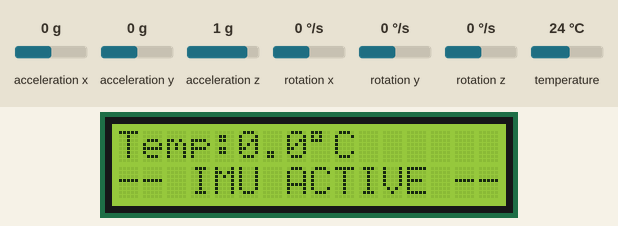
The sketch below on a simulated ESP32. Shown: 16×2 character LCD. Wiring (inferred from the names in the program): MPU-6050 motion sensor at I2C address 0x68. The inputs (shaded band) are chosen by the test bench; at power-on: acceleration x 0 g, rotation y 0 °/s, acceleration y 0 g, acceleration z 1 g, rotation z 0 °/s, rotation x 0 °/s, temperature 24 °C. What the sketch prints to the serial monitor is not drawn.

Above: at 5.9 s.
6.0 s: acceleration x set to -1.4 g
At 8.0 s:
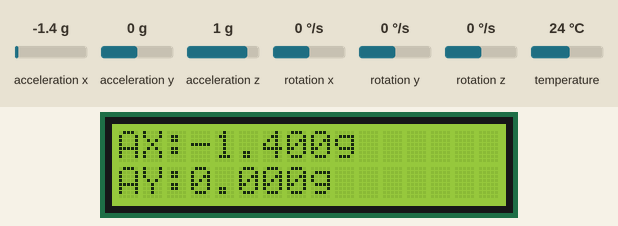
9.0 s: rotation y set to -192 °/s
At 11.2 s:
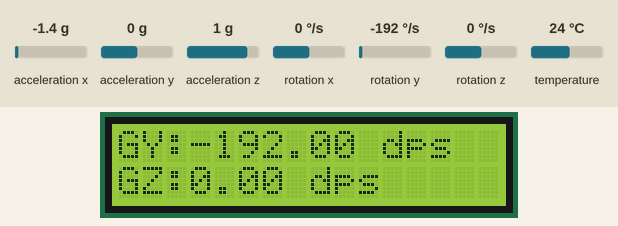
12.0 s: acceleration y set to -1.4 g
15.0 s: acceleration z set to -1.4 g
At 17.7 s:
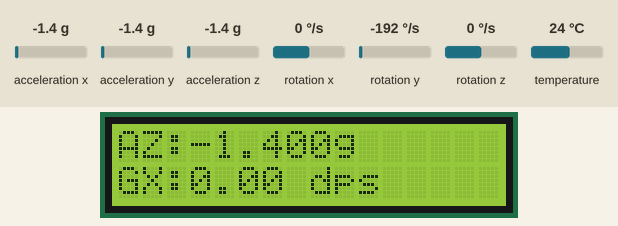
18.0 s: rotation z set to -192 °/s
At 20.0 s:
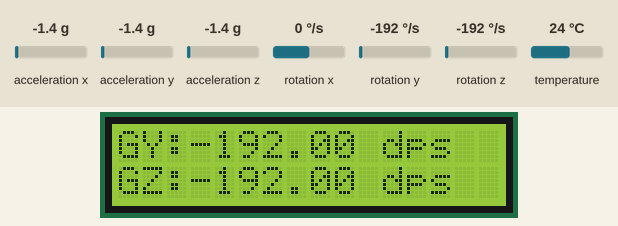
Timing chart, 0 to 21.5 s (numbered marks = the images above; inputs shaded):
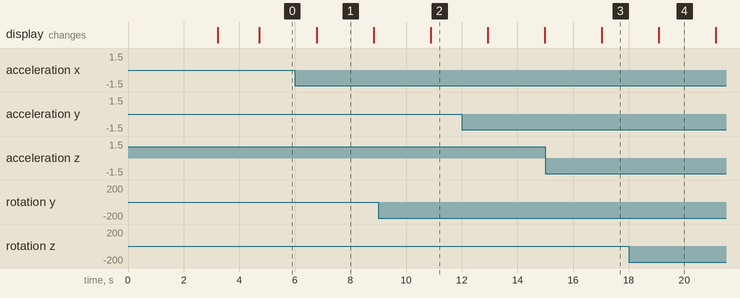

The sketch:

final_imu_sensor_task3.ino
```cpp
#include <Wire.h>
#include <math.h>
#include <LiquidCrystal.h>

const int MPU = 0x68;
LiquidCrystal lcd(15, 2, 4, 23, 18, 19);

const float ACC_SCALE      = 16384.0;
const float GYRO_SCALE     = 131.0;
const float GYRO_THRESHOLD = 0.5;
const float ACC_THRESHOLD  = 0.02;
const int   N              = 500;
const float ROOM_TEMP      = 26.0;

int16_t AX, AY, AZ, GX, GY, GZ, TEMP_RAW;
float temperature, ax, ay, az, gx, gy, gz;
float offsetX = 0, offsetY = 0, offsetZ = 0, tempOffset = 0;

int page = 0;
unsigned long lastSwitch = 0;
const unsigned long PAGE_INTERVAL = 2000;

// ─────────────────────────────────────────
void readIMU() {
  Wire.beginTransmission(MPU);
  Wire.write(0x3B);
  Wire.endTransmission(false);
  Wire.requestFrom(MPU, 8, true);
  AX       = Wire.read() << 8 | Wire.read();
  AY       = Wire.read() << 8 | Wire.read();
  AZ       = Wire.read() << 8 | Wire.read();
  TEMP_RAW = Wire.read() << 8 | Wire.read();

  temperature = ((TEMP_RAW / 340.0) + 36.53) - tempOffset;

  ax = AX / ACC_SCALE;
  ay = AY / ACC_SCALE;
  az = AZ / ACC_SCALE;

  // Dead zone clamp
  ax = (abs(ax) < ACC_THRESHOLD) ? 0.0 : ax;
  ay = (abs(ay) < ACC_THRESHOLD) ? 0.0 : ay;
  // Don't clamp az — it always shows ~1g due to gravity

  Wire.beginTransmission(MPU);
  Wire.write(0x43);
  Wire.endTransmission(false);
  Wire.requestFrom(MPU, 6, true);
  GX = Wire.read() << 8 | Wire.read();
  GY = Wire.read() << 8 | Wire.read();
  GZ = Wire.read() << 8 | Wire.read();

  gx = (GX - offsetX) / GYRO_SCALE;
  gy = (GY - offsetY) / GYRO_SCALE;
  gz = (GZ - offsetZ) / GYRO_SCALE;

  gx = (abs(gx) < GYRO_THRESHOLD) ? 0.0 : gx;
  gy = (abs(gy) < GYRO_THRESHOLD) ? 0.0 : gy;
  gz = (abs(gz) < GYRO_THRESHOLD) ? 0.0 : gz;
}

// ─────────────────────────────────────────
void updateLCD() {
  lcd.clear();
  switch (page) {

    case 0:
      // Page 1 — Temperature
      lcd.setCursor(0, 0);
      lcd.print("Temp:");
      lcd.print(temperature, 1);
      lcd.print((char)223);
      lcd.print("C");
      lcd.setCursor(0, 1);
      lcd.print("-- IMU ACTIVE --");
      break;

    case 1:
      // Page 2 — Accel X and Y
      lcd.setCursor(0, 0);
      lcd.print("AX:");
      lcd.print(ax, 3);
      lcd.print("g");
      lcd.setCursor(0, 1);
      lcd.print("AY:");
      lcd.print(ay, 3);
      lcd.print("g");
      break;

    case 2:
      // Page 3 — Accel Z and Gyro X
      lcd.setCursor(0, 0);
      lcd.print("AZ:");
      lcd.print(az, 3);
      lcd.print("g");
      lcd.setCursor(0, 1);
      lcd.print("GX:");
      lcd.print(gx, 2);
      lcd.print(" dps");
      break;

    case 3:
      // Page 4 — Gyro Y and Z
      lcd.setCursor(0, 0);
      lcd.print("GY:");
      lcd.print(gy, 2);
      lcd.print(" dps");
      lcd.setCursor(0, 1);
      lcd.print("GZ:");
      lcd.print(gz, 2);
      lcd.print(" dps");
      break;
  }
}

// ─────────────────────────────────────────
void setup() {
  Serial.begin(115200);
  Wire.begin(21, 22);
  lcd.begin(16, 2);

  Wire.beginTransmission(MPU);
  Wire.write(0x6B);
  Wire.write(0x00);
  Wire.endTransmission(true);

  lcd.print("Calibrating...");

  long sumX = 0, sumY = 0, sumZ = 0;
  float tempSum = 0;

  for (int i = 0; i < N; i++) {
    Wire.beginTransmission(MPU);
    Wire.write(0x43);
    Wire.endTransmission(false);
    Wire.requestFrom(MPU, 6, true);
    GX = Wire.read() << 8 | Wire.read();
    GY = Wire.read() << 8 | Wire.read();
    GZ = Wire.read() << 8 | Wire.read();
    sumX += GX;
    sumY += GY;
    sumZ += GZ;

    Wire.beginTransmission(MPU);
    Wire.write(0x41);
    Wire.endTransmission(false);
    Wire.requestFrom(MPU, 2, true);
    TEMP_RAW = Wire.read() << 8 | Wire.read();
    tempSum += (TEMP_RAW / 340.0) + 36.53;

    delay(5);
  }

  offsetX    = sumX / (float)N;
  offsetY    = sumY / (float)N;
  offsetZ    = sumZ / (float)N;
  tempOffset = (tempSum / N) - ROOM_TEMP;

  lcd.clear();
  lcd.setCursor(0, 0);
  lcd.print("  IMU  READY  ");
  lcd.setCursor(0, 1);
  lcd.print("  MPU-6050 OK ");
  delay(1500);

  lastSwitch = millis();
  updateLCD();
}

// ─────────────────────────────────────────
void loop() {
  readIMU();

  if (millis() - lastSwitch >= PAGE_INTERVAL) {
    page = (page + 1) % 4;   // now 4 pages
    lastSwitch = millis();
    updateLCD();
  }

  Serial.print("T:");   Serial.print(temperature, 1);
  Serial.print(" AX:"); Serial.print(ax, 3);
  Serial.print(" AY:"); Serial.print(ay, 3);
  Serial.print(" AZ:"); Serial.print(az, 3);
  Serial.print(" GX:"); Serial.print(gx, 2);
  Serial.print(" GY:"); Serial.print(gy, 2);
  Serial.print(" GZ:"); Serial.println(gz, 2);

  delay(100);
}
```

Measured:
- after the input at 9.0 s, the display: changes after 1.9 s (image 2)
- after the input at 15.0 s, the display: changes after 2.0 s (image 3)
- what the display in image 1 shows lasts 2.0 s, from 6.8 s to 8.8 s
